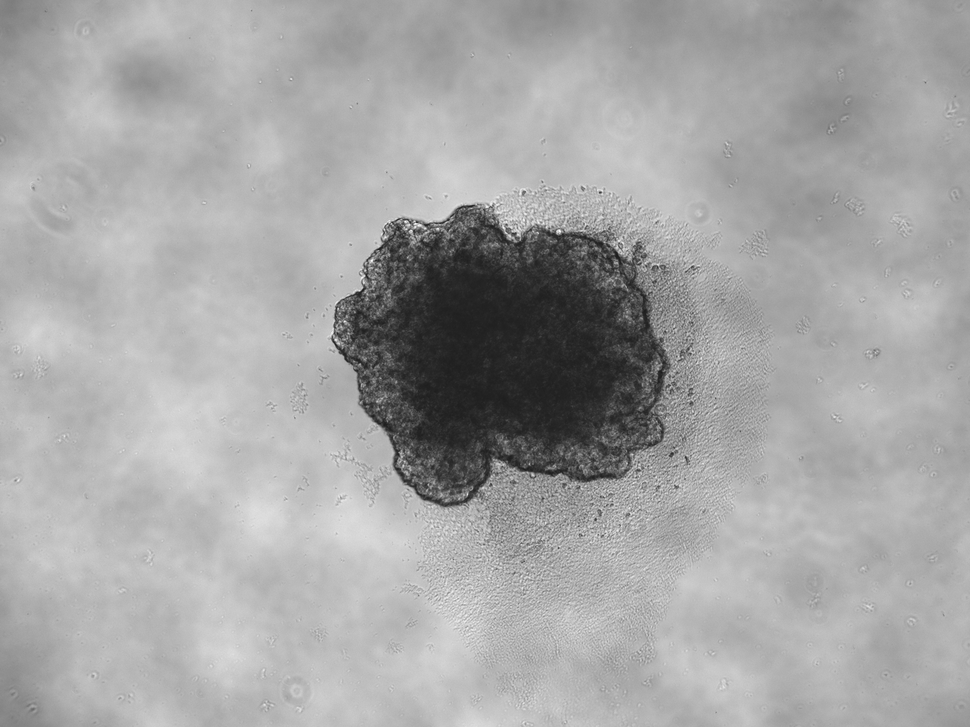
#> input picture data/spheroid/A1_0005_TRANS.tif, 970 x 727 px, shrunk from 2048 x 1536 before the run
$ python -i sam_core.py   (imports and definitions only)
#> lines starting #> are read from the running program, lines starting #| are printed output that depends on the picture
#> further down, picture is the input picture: shape (727, 970, 3); min 27, max 255, mean 165.2
"""
SWEET shared core: robust IO + segmentation post-processing + model selection.

Centralised here so the English and Chinese GUIs (sam_annotator_*.py) share one
implementation. All functions are dependency-light (cv2 + numpy); torch is only
touched lazily inside select_model_path().

Improvements over the original inline logic:
  - imread/imwrite that work on non-ASCII / spaced paths (the cv2.imread bug)
  - CLAHE contrast normalisation before SAM (helps low-contrast images)
  - keep ALL connected components that contain a positive point (not just largest)
  - boundary-safe STRONG negatives: small adaptive disk + drop pinched-off lobes
  - robust segmented-output filename (handles .tif/.tiff/.TIF...)
  - adaptive model selection (vit_l on GPU, vit_b on CPU)
"""
import os
import numpy as np
import cv2


# ---------------- robust image IO (fixes non-ASCII / spaced paths) ----------------
# [27 lines left out: functions imread_unicode, imwrite_unicode, segmented_path, not called in this run]


# ---------------- preprocessing ----------------
def clahe_rgb(img_rgb, clip=2.0, grid=8):
    """Local contrast enhancement on the L channel; safe for grayscale-ish images."""
#> called with clip = 2, grid = 8
    if img_rgb is None or img_rgb.ndim != 3 or img_rgb.shape[2] != 3:
        return img_rgb
    lab = cv2.cvtColor(img_rgb, cv2.COLOR_RGB2LAB)
#> lab: shape (727, 970, 3); mean of channels 0, 1, 2 172, 128, 128
    l, a, b = cv2.split(lab)
#> a: shape (727, 970); every value is 128
    l = cv2.createCLAHE(clipLimit=clip, tileGridSize=(grid, grid)).apply(l)
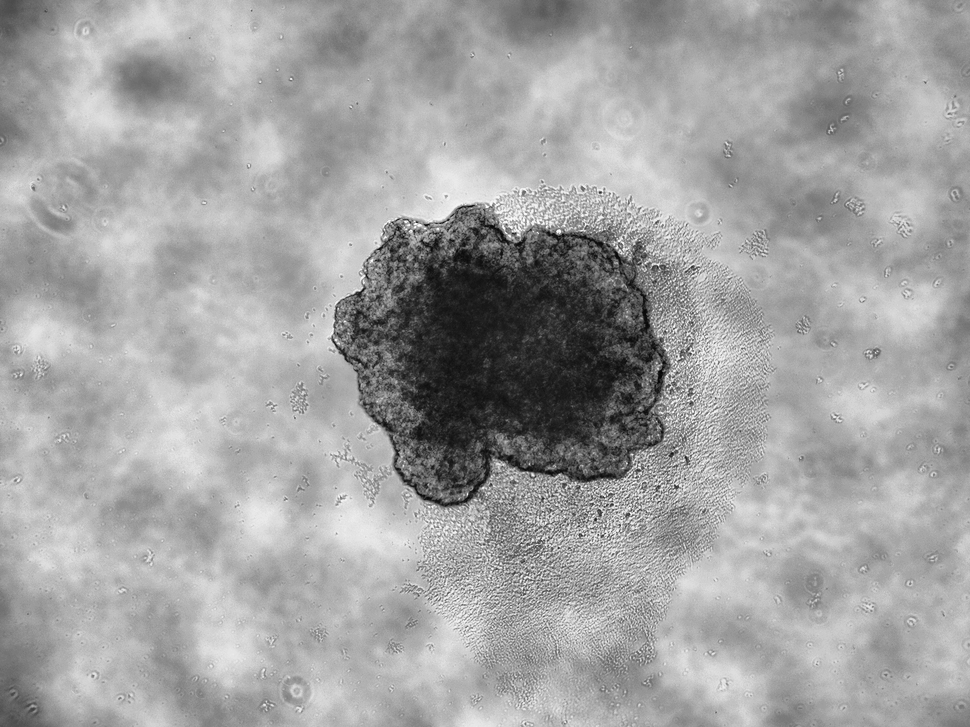
#> l: shape (727, 970); min 4, max 255, mean 162
    return cv2.cvtColor(cv2.merge([l, a, b]), cv2.COLOR_LAB2RGB)


# ---------------- mask post-processing ----------------
# [130 lines left out: functions largest_component, label_to_color_image, keep_components_with_points, strong_negative, fill_holes, cleanup and 2 more, not called in this run]

>>> import cv2
>>> picture = cv2.cvtColor(cv2.imread('../data/spheroid/A1_0005_TRANS.tif'), cv2.COLOR_BGR2RGB)
>>> result = clahe_rgb(picture)

$ run again, on data/spheroid/A1_0006_TRANS.tif
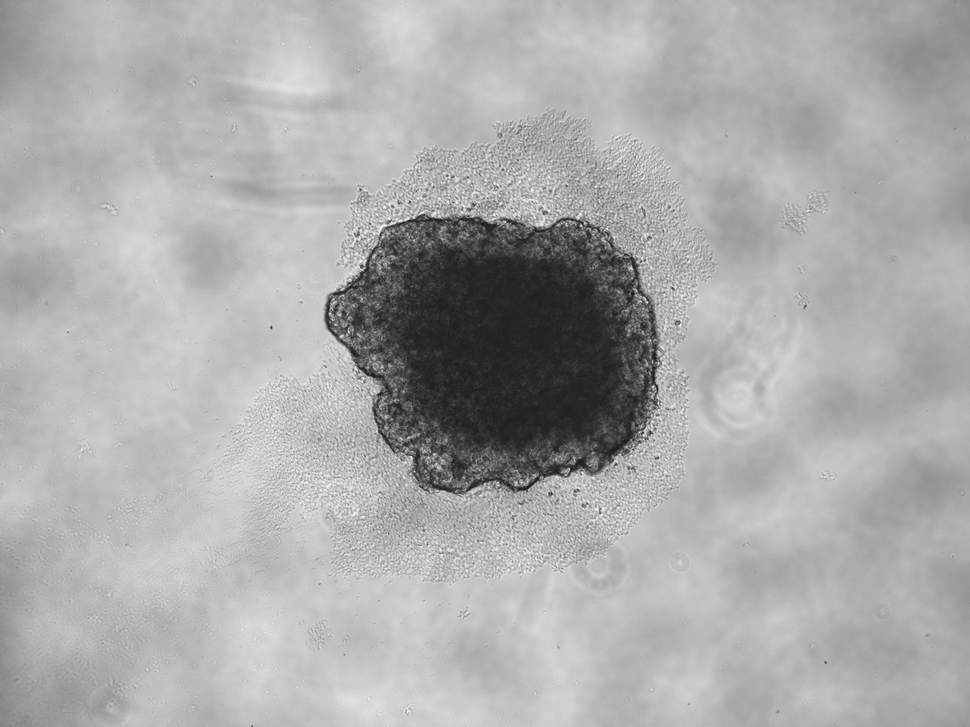
#> input picture data/spheroid/A1_0006_TRANS.tif, 970 x 727 px, shrunk from 2048 x 1536 before the run
#> picture is the input picture: shape (727, 970, 3); min 27, max 255, mean 171
#> lab: shape (727, 970, 3); mean of channels 0, 1, 2 177.5, 128, 128
#> a: shape (727, 970); every value is 128
#> in clahe_rgb, `l = cv2.createCLAHE(clipLimit=clip, tileGridSize=(grid, grid)).apply(l)`:
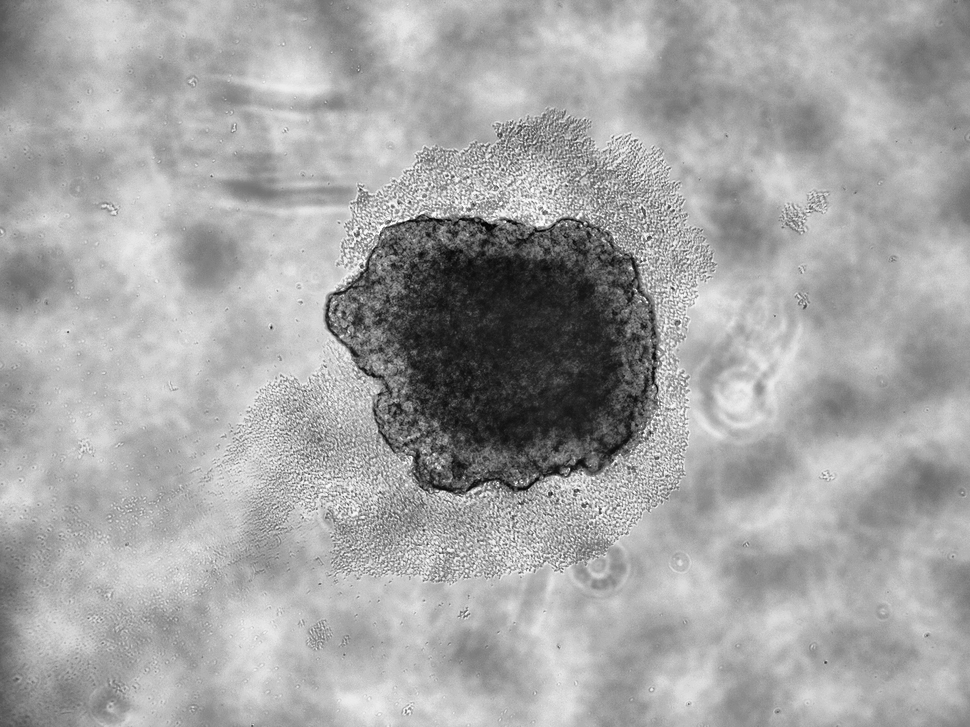
#> l: shape (727, 970); min 2, max 255, mean 164.5

$ run again, on data/spheroid/A1_0007_TRANS.tif
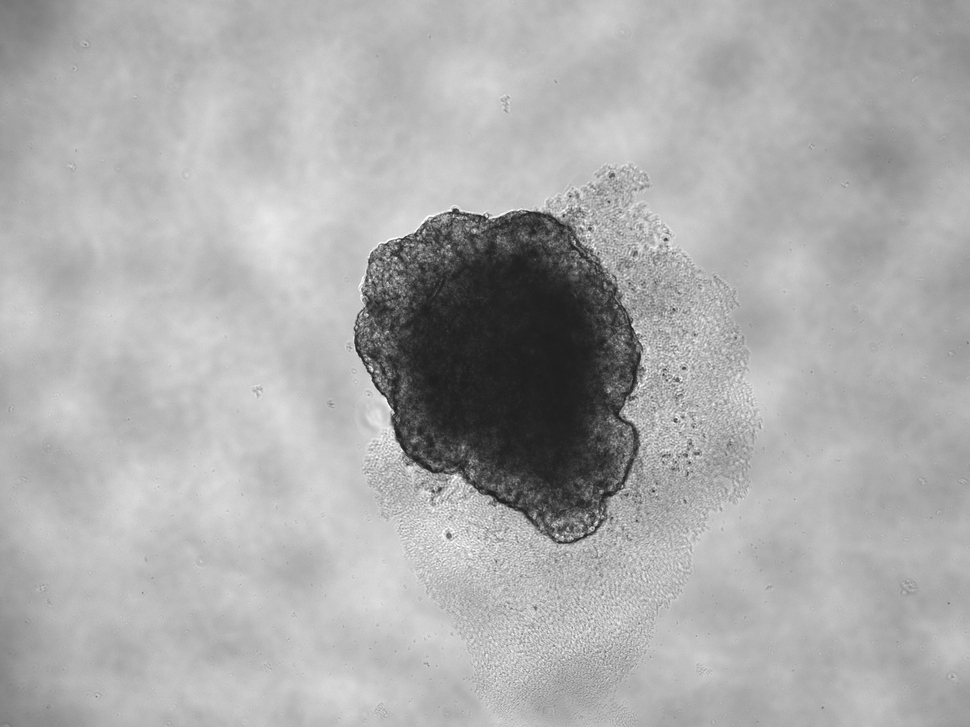
#> input picture data/spheroid/A1_0007_TRANS.tif, 970 x 727 px, shrunk from 2048 x 1536 before the run
#> picture is the input picture: shape (727, 970, 3); min 28, max 255, mean 171.3
#> lab: shape (727, 970, 3); mean of channels 0, 1, 2 177.8, 128, 128
#> a: shape (727, 970); every value is 128
#> in clahe_rgb, `l = cv2.createCLAHE(clipLimit=clip, tileGridSize=(grid, grid)).apply(l)`:
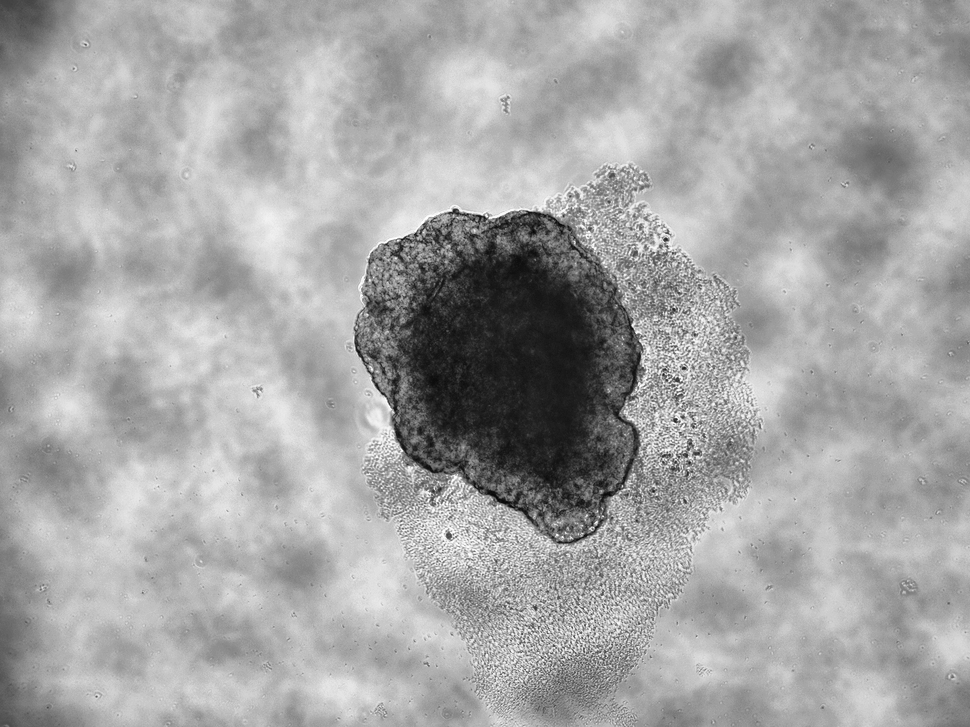
#> l: shape (727, 970); min 6, max 255, mean 165.1

$ run again, on data/spheroid/A1_0008_TRANS.tif
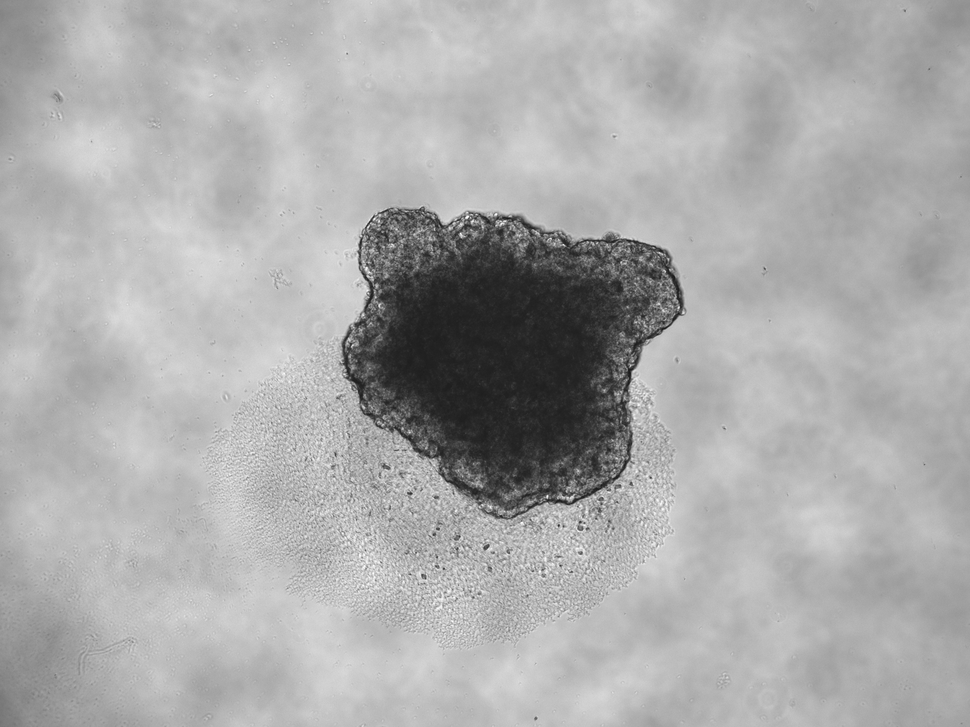
#> input picture data/spheroid/A1_0008_TRANS.tif, 970 x 727 px, shrunk from 2048 x 1536 before the run
#> picture is the input picture: shape (727, 970, 3); min 23, max 255, mean 170.9
#> lab: shape (727, 970, 3); mean of channels 0, 1, 2 177.3, 128, 128
#> a: shape (727, 970); every value is 128
#> in clahe_rgb, `l = cv2.createCLAHE(clipLimit=clip, tileGridSize=(grid, grid)).apply(l)`:
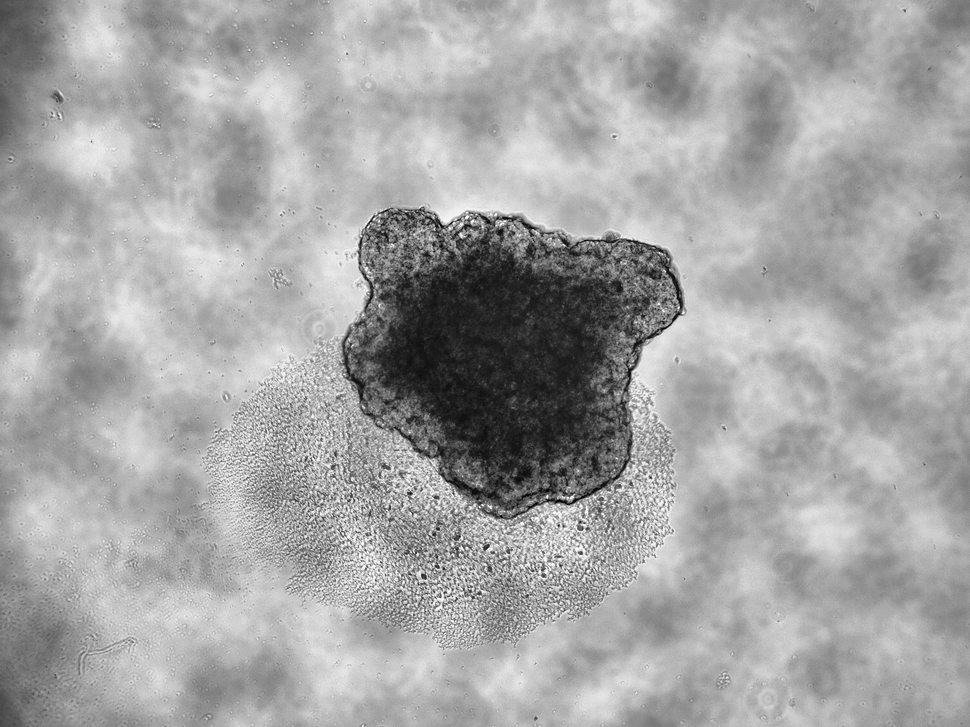
#> l: shape (727, 970); min 3, max 255, mean 164.4
